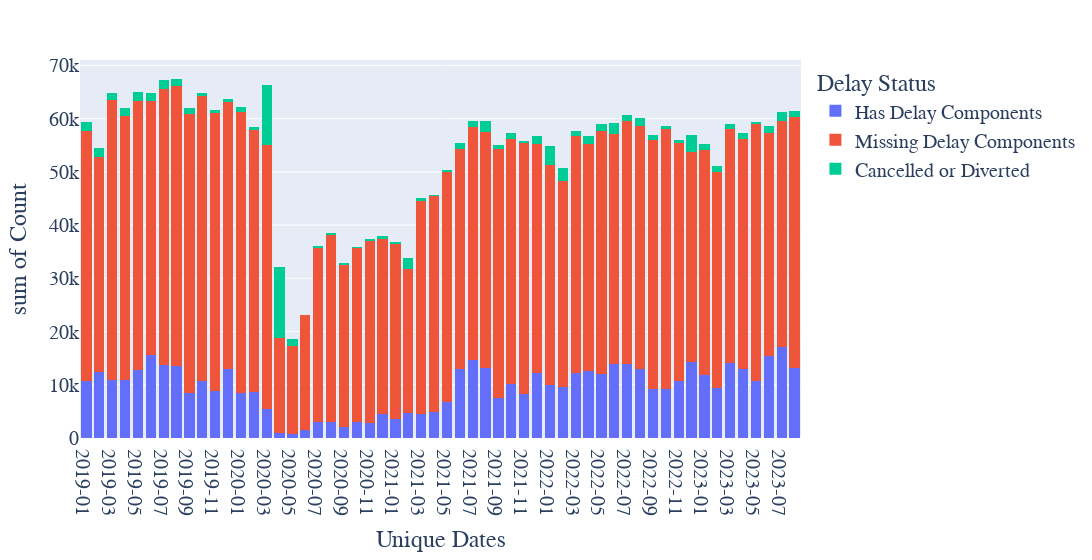

Here is the notebook cell this chart was saved with:
### Markdown cell above
Visualize presence of delay components over each month in the dataset. Blue represents data that we can use.

### Code cell
components_counts = delay_components_df["FL_DATE"].dt.strftime('%Y-%m').value_counts().sort_index()
no_components_counts = no_delay_components_df["FL_DATE"].dt.strftime('%Y-%m').value_counts().sort_index()
all_dates = pd.concat([components_counts, no_components_counts, cancelled_or_diverted_counts], axis=1, keys=['Components', 'No Components', "Cancelled or Diverted"])

# Reset index to convert index (dates) to a column
all_dates.reset_index(inplace=True)
all_dates.columns = ['Date', 'Has Delay Components', 'Missing Delay Components', "Cancelled or Diverted"]

# Plotting the histogram using Plotly Express
fig = px.histogram(all_dates, x='Date', y=['Has Delay Components', 'Missing Delay Components', "Cancelled or Diverted"], barmode='stack',
                   labels={'Date': 'Unique Dates', 'value': 'Count', 'variable': 'Delay Status'})
fig.update_xaxes(type='category')  # Set x-axis type to category for better organization
# fig.update_layout(title_x=0.5)
fig.update_layout(
    font=dict(
        family="Arial, sans-serif",
        size=20
    ),
    width=1200
)
fig.show()

### Figure 1 — Plotly figure (JSON) as saved in the notebook; plotly's stock layout.template omitted (floating-point values rounded to 4 significant figures)
{"data": [{"alignmentgroup": "True", "bingroup": "x", "histfunc": "sum", "hovertemplate": "Delay Status=Has Delay Components<br>Unique Dates=%{x}<br>sum of Count=%{y}<extra></extra>", "legendgroup": "Has Delay Components", "marker": {"color": "#636efa", "pattern": {"shape": ""}}, "name": "Has Delay Components", "offsetgroup": "Has Delay Components", "orientation": "v", "showlegend": true, "type": "histogram", "x": ["2019-01", "2019-02", "2019-03", "2019-04", "2019-05", "2019-06", "2019-07", "2019-08", "2019-09", "2019-10", "2019-11", "2019-12", "2020-01", "2020-02", "2020-03", "2020-04", "2020-05", "2020-06", "2020-07", "2020-08", "2020-09", "2020-10", "2020-11", "2020-12", "2021-01", "2021-02", "2021-03", "2021-04", "2021-05", "2021-06", "2021-07", "2021-08", "2021-09", "2021-10", "2021-11", "2021-12", "2022-01", "2022-02", "2022-03", "2022-04", "2022-05", "2022-06", "2022-07", "2022-08", "2022-09", "2022-10", "2022-11", "2022-12", "2023-01", "2023-02", "2023-03", "2023-04", "2023-05", "2023-06", "2023-07", "2023-08"], "xaxis": "x", "y": [10645, 12323, 10844, 10939, 12724, 15621, 13746, 13590, 8409, 10709, 8799, 12904, 8407, 8684, 5494, 905, 823, 1466, 3041, 2994, 2025, 3002, 2792, 4438, 3596, 4657, 4525, 4896, 6684, 12996, 14655, 13144, 7575, 10216, 8311, 12157, 9917, 9497, 12238, 12540, 12109, 13873, 13946, 12989, 9189, 9185, 10626, 14359, 11900, 9360, 14158, 12948, 10632, 15371, 17168, 13122], "yaxis": "y"}, {"alignmentgroup": "True", "bingroup": "x", "histfunc": "sum", "hovertemplate": "Delay Status=Missing Delay Components<br>Unique Dates=%{x}<br>sum of Count=%{y}<extra></extra>", "legendgroup": "Missing Delay Components", "marker": {"color": "#EF553B", "pattern": {"shape": ""}}, "name": "Missing Delay Components", "offsetgroup": "Missing Delay Components", "orientation": "v", "showlegend": true, "type": "histogram", "x": ["2019-01", "2019-02", "2019-03", "2019-04", "2019-05", "2019-06", "2019-07", "2019-08", "2019-09", "2019-10", "2019-11", "2019-12", "2020-01", "2020-02", "2020-03", "2020-04", "2020-05", "2020-06", "2020-07", "2020-08", "2020-09", "2020-10", "2020-11", "2020-12", "2021-01", "2021-02", "2021-03", "2021-04", "2021-05", "2021-06", "2021-07", "2021-08", "2021-09", "2021-10", "2021-11", "2021-12", "2022-01", "2022-02", "2022-03", "2022-04", "2022-05", "2022-06", "2022-07", "2022-08", "2022-09", "2022-10", "2022-11", "2022-12", "2023-01", "2023-02", "2023-03", "2023-04", "2023-05", "2023-06", "2023-07", "2023-08"], "xaxis": "x", "y": [46960, 40500, 52630, 49501, 50663, 47649, 51874, 52568, 52488, 53541, 52301, 50168, 52880, 49160, 49555, 17793, 16557, 21567, 32684, 35057, 30549, 32693, 34275, 32982, 32854, 27138, 40001, 40540, 43373, 41317, 43858, 44320, 46776, 45921, 47127, 43072, 41428, 38859, 44432, 42768, 45600, 43283, 45562, 45566, 46870, 48788, 44713, 39425, 42198, 40598, 43948, 43160, 48366, 41855, 42377, 47253], "yaxis": "y"}, {"alignmentgroup": "True", "bingroup": "x", "histfunc": "sum", "hovertemplate": "Delay Status=Cancelled or Diverted<br>Unique Dates=%{x}<br>sum of Count=%{y}<extra></extra>", "legendgroup": "Cancelled or Diverted", "marker": {"color": "#00cc96", "pattern": {"shape": ""}}, "name": "Cancelled or Diverted", "offsetgroup": "Cancelled or Diverted", "orientation": "v", "showlegend": true, "type": "histogram", "x": ["2019-01", "2019-02", "2019-03", "2019-04", "2019-05", "2019-06", "2019-07", "2019-08", "2019-09", "2019-10", "2019-11", "2019-12", "2020-01", "2020-02", "2020-03", "2020-04", "2020-05", "2020-06", "2020-07", "2020-08", "2020-09", "2020-10", "2020-11", "2020-12", "2021-01", "2021-02", "2021-03", "2021-04", "2021-05", "2021-06", "2021-07", "2021-08", "2021-09", "2021-10", "2021-11", "2021-12", "2022-01", "2022-02", "2022-03", "2022-04", "2022-05", "2022-06", "2022-07", "2022-08", "2022-09", "2022-10", "2022-11", "2022-12", "2023-01", "2023-02", "2023-03", "2023-04", "2023-05", "2023-06", "2023-07", "2023-08"], "xaxis": "x", "y": [1807, 1742, 1420, 1640, 1579, 1507, 1593, 1311, 1090, 619, 562, 707, 873, 635, 11256, 13376, 1265, 114, 363, 477, 218, 240, 246, 464, 464, 1947, 617, 299, 364, 1080, 1140, 2020, 776, 1259, 447, 1511, 3550, 2329, 1078, 1431, 1342, 1995, 1236, 1614, 963, 617, 741, 3202, 1223, 1068, 903, 1181, 449, 1442, 1725, 1079], "yaxis": "y"}], "layout": {"barmode": "stack", "font": {"family": "Arial, sans-serif", "size": 20}, "legend": {"title": {"text": "Delay Status"}, "tracegroupgap": 0}, "margin": {"t": 60}, "width": 1200, "xaxis": {"anchor": "y", "domain": [0, 1], "title": {"text": "Unique Dates"}, "type": "category"}, "yaxis": {"anchor": "x", "domain": [0, 1], "title": {"text": "sum of Count"}}}}
